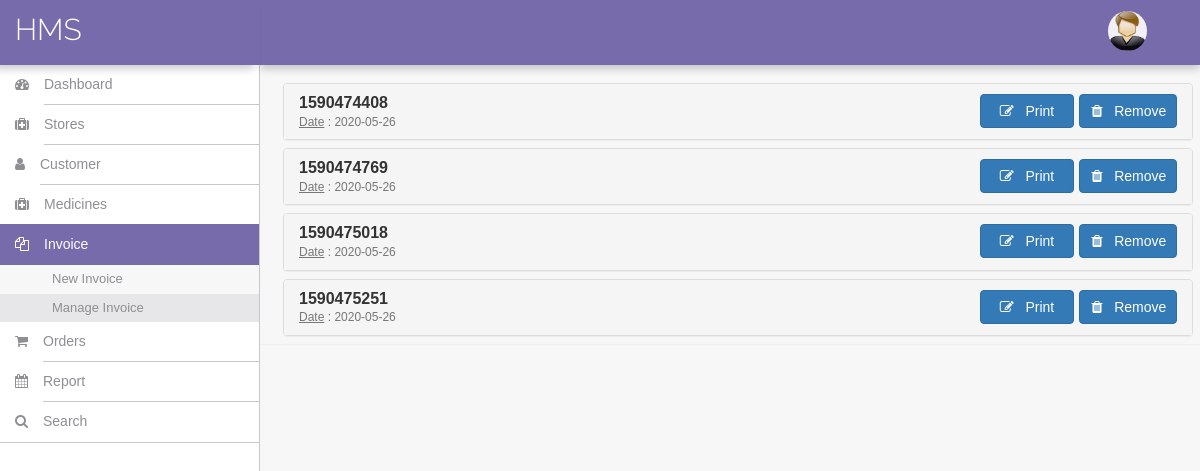
/hms/pharma/dashboard.php?page=manageInvoice, run on the app's committed database.
### tables this page shows
CREATE TABLE `tblpharmainvoice` (
  `invoice_item_id` int(11) NOT NULL,
  `invoice_number` varchar(50) NOT NULL,
  `invoice_item_name` varchar(50) NOT NULL,
  `invoice_item_customer_name` varchar(50) NOT NULL,
  `invoice_item_qty` int(11) NOT NULL,
  `invoice_item_price` float NOT NULL,
  `invoice_item_discount` float NOT NULL,
  `invoice_item_total` float NOT NULL,
  `invoice_user_id` varchar(100) NOT NULL,
  `invoice_item_date` date NOT NULL
);

### hms/pharma/include/page/manageInvoice.php (the view, shortened to what this page needs)
<?php
    include('../../../include/config.php');
?>
<div class="wrap-content container" id="container">
    <div class="container-fluid container-fullw bg-white p-0">
			<div class="col-md-12 m-2">
					<?php
						$sql=mysqli_query($con,"SELECT * FROM tblpharmainvoice GROUP BY invoice_number");
						while($row=mysqli_fetch_array($sql)) {
					?>
					<div class="panel-group mt-2 mb-0">
						<div class="panel panel-default">
						  <div class="panel-heading">
							<h4 class="panel-title" data-toggle="collapse" href="#collapse<?php echo $cnt;?>">
								<div class="row">
									<div class="col-xs-3 col-sm-9 col-lg-9">
										<b><?php echo $row['invoice_number']; ?></b>
										<br /><small><u>Date</u> : <?php echo $row['invoice_item_date']; ?></small>
									</div>
									<div class="col-xs-6 col-sm-3 col-lg-3 text-center">
										<div class="text-center" style="list-style: none; display: flex;">
											<a href="#" class="col-md-6 btn btn-primary"><i class="fa fa-pencil-square-o" aria-hidden="true"></i> &nbsp; Print</a>
											&nbsp;<a href="#" class="col-md-6 btn btn-primary"><i class="fa fa-trash" aria-hidden="true"></i> &nbsp; Remove</a>
										</div>
									</div>
								</div>
							</h4>
						</div>
					</div>
					<?php
						$cnt=$cnt+1;
					}?>
				</div>
			</div>
		</div>
	</div>
</div>

### hms/assets/css/styles.css (style rules this page uses)
html, body { height: 100%; width: 100%; }
html { font-size: 100%; }
body { color: #8e8e93; direction: ltr; overflow-x: hidden; height: 100%; font-family: Helvetica, Arial, sans-serif; font-size: 13px; padding: 0; margin: 0; background: #f7f7f8; -webkit-font-smoothing: antialiased !important; }
a, a:focus, a:hover, a:active { outline: 0 !important; text-decoration: none !important; cursor: pointer; }
a { color: #007AFF; }
h3, h4, h5 { font-family: Helvetica, Arial, sans-serif; }
h1, h2, h3, h4, h5 { font-weight: 300; margin-top: 0; color: #5b5b60; }
.container-fullw { margin-left: -15px; margin-right: -15px; padding-left: 30px; padding-right: 30px; padding-top: 30px; padding-bottom: 30px; border-bottom: 1px solid #eee; }
.main-content .container { max-width: none !important; width: 100% !important; display: inline-block; }
.main-content > .container { padding-bottom: 50px; }

### data on the page
tblpharmainvoice: invoice_number "1590474408", invoice_item_date "2020-05-26"
tblpharmainvoice: invoice_number "1590474769", invoice_item_date "2020-05-26"
tblpharmainvoice: invoice_number "1590475018", invoice_item_date "2020-05-26"
tblpharmainvoice: invoice_number "1590475251", invoice_item_date "2020-05-26"
